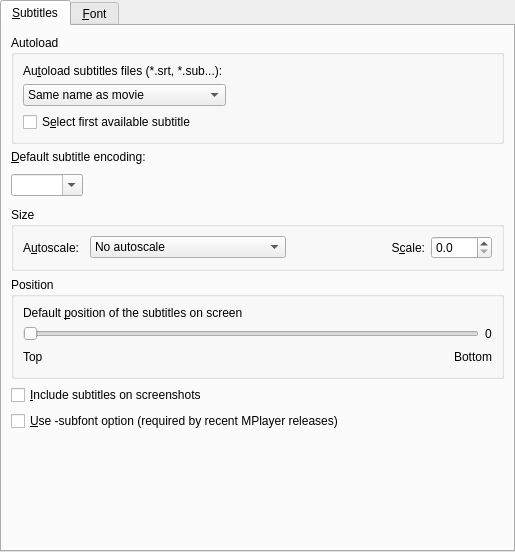
<ui version="4.0" >
 <class>PrefSubtitles</class>
 <widget class="QWidget" name="PrefSubtitles" >
  <property name="geometry" >
   <rect>
    <x>0</x>
    <y>0</y>
    <width>515</width>
    <height>552</height>
   </rect>
  </property>
  <property name="windowTitle" >
   <string/>
  </property>
  <property name="windowIcon" >
   <iconset/>
  </property>
  <layout class="QVBoxLayout" >
   <property name="margin" >
    <number>0</number>
   </property>
   <property name="spacing" >
    <number>0</number>
   </property>
   <item>
    <widget class="QTabWidget" name="subtitles_tab" >
     <property name="currentIndex" >
      <number>0</number>
     </property>
     <widget class="QWidget" name="tab" >
      <attribute name="title" >
       <string>&amp;Subtitles</string>
      </attribute>
      <layout class="QVBoxLayout" >
       <property name="margin" >
        <number>9</number>
       </property>
       <property name="spacing" >
        <number>6</number>
       </property>
       <item>
        <widget class="QGroupBox" name="groupBox" >
         <property name="title" >
          <string>Autoload</string>
         </property>
         <layout class="QGridLayout" >
          <property name="margin" >
           <number>9</number>
          </property>
          <property name="spacing" >
           <number>6</number>
          </property>
          <item row="0" column="0" >
           <widget class="QLabel" name="textLabel5" >
            <property name="text" >
             <string>Au&amp;toload subtitles files (*.srt, *.sub...):</string>
            </property>
            <property name="wordWrap" >
             <bool>false</bool>
            </property>
            <property name="buddy" >
             <cstring>font_autoload_combo</cstring>
            </property>
           </widget>
          </item>
          <item row="2" column="0" colspan="2" >
           <widget class="QCheckBox" name="font_autoload_check" >
            <property name="text" >
             <string>S&amp;elect first available subtitle</string>
            </property>
           </widget>
          </item>
          <item row="1" column="0" >
           <widget class="QComboBox" name="font_autoload_combo" >
            <item>
             <property name="text" >
              <string>Same name as movie</string>
             </property>
            </item>
            <item>
             <property name="text" >
              <string>All subs containing movie name</string>
             </property>
            </item>
            <item>
             <property name="text" >
              <string>All subs in directory</string>
             </property>
            </item>
           </widget>
          </item>
          <item row="1" column="1" >
           <spacer>
            <property name="orientation" >
             <enum>Qt::Horizontal</enum>
            </property>
            <property name="sizeType" >
             <enum>QSizePolicy::Expanding</enum>
            </property>
            <property name="sizeHint" >
             <size>
              <width>131</width>
              <height>21</height>
             </size>
            </property>
           </spacer>
          </item>
         </layout>
        </widget>
       </item>
       <item>
        <widget class="QLabel" name="textLabel4" >
         <property name="text" >
          <string>&amp;Default subtitle encoding:</string>
         </property>
         <property name="wordWrap" >
          <bool>false</bool>
         </property>
         <property name="buddy" >
          <cstring>font_encoding_combo</cstring>
         </property>
        </widget>
       </item>
       <item>
        <layout class="QHBoxLayout" >
         <property name="margin" >
          <number>0</number>
         </property>
         <property name="spacing" >
          <number>6</number>
         </property>
         <item>
          <widget class="MyComboBox" name="font_encoding_combo" >
           <property name="sizePolicy" >
            <sizepolicy>
             <hsizetype>5</hsizetype>
             <vsizetype>0</vsizetype>
             <horstretch>0</horstretch>
             <verstretch>0</verstretch>
            </sizepolicy>
           </property>
           <property name="editable" >
            <bool>true</bool>
           </property>
          </widget>
         </item>
         <item>
          <spacer>
           <property name="orientation" >
            <enum>Qt::Horizontal</enum>
           </property>
           <property name="sizeType" >
            <enum>QSizePolicy::Expanding</enum>
           </property>
           <property name="sizeHint" >
            <size>
             <width>161</width>
             <height>31</height>
            </size>
           </property>
          </spacer>
         </item>
        </layout>
       </item>
       <item>
        <widget class="QGroupBox" name="groupBox_6" >
         <property name="title" >
          <string>Size</string>
         </property>
         <layout class="QHBoxLayout" >
          <property name="margin" >
           <number>9</number>
          </property>
          <property name="spacing" >
           <number>6</number>
          </property>
          <item>
           <widget class="QLabel" name="textLabel2_2" >
            <property name="text" >
             <string>A&amp;utoscale:</string>
            </property>
            <property name="wordWrap" >
             <bool>false</bool>
            </property>
            <property name="buddy" >
             <cstring>font_autoscale_combo</cstring>
            </property>
           </widget>
          </item>
          <item>
           <widget class="QComboBox" name="font_autoscale_combo" >
            <item>
             <property name="text" >
              <string>No autoscale</string>
             </property>
            </item>
            <item>
             <property name="text" >
              <string>Proportional to movie height</string>
             </property>
            </item>
            <item>
             <property name="text" >
              <string>Proportional to movie width</string>
             </property>
            </item>
            <item>
             <property name="text" >
              <string>Proportional to movie diagonal</string>
             </property>
            </item>
           </widget>
          </item>
          <item>
           <spacer>
            <property name="orientation" >
             <enum>Qt::Horizontal</enum>
            </property>
            <property name="sizeType" >
             <enum>QSizePolicy::Preferred</enum>
            </property>
            <property name="sizeHint" >
             <size>
              <width>71</width>
              <height>20</height>
             </size>
            </property>
           </spacer>
          </item>
          <item>
           <widget class="QLabel" name="scalelabel" >
            <property name="text" >
             <string>S&amp;cale:</string>
            </property>
            <property name="alignment" >
             <set>Qt::AlignRight|Qt::AlignTrailing|Qt::AlignVCenter</set>
            </property>
            <property name="buddy" >
             <cstring>font_text_scale</cstring>
            </property>
           </widget>
          </item>
          <item>
           <widget class="QDoubleSpinBox" name="font_text_scale" >
            <property name="decimals" >
             <number>1</number>
            </property>
            <property name="singleStep" >
             <double>0.200000000000000</double>
            </property>
           </widget>
          </item>
         </layout>
        </widget>
       </item>
       <item>
        <widget class="QGroupBox" name="groupBox_2" >
         <property name="title" >
          <string>Position</string>
         </property>
         <layout class="QVBoxLayout" >
          <property name="margin" >
           <number>9</number>
          </property>
          <property name="spacing" >
           <number>6</number>
          </property>
          <item>
           <widget class="QLabel" name="textLabel1_22" >
            <property name="text" >
             <string>Default &amp;position of the subtitles on screen</string>
            </property>
            <property name="alignment" >
             <set>Qt::AlignVCenter</set>
            </property>
            <property name="wordWrap" >
             <bool>true</bool>
            </property>
            <property name="buddy" >
             <cstring>sub_pos_slider</cstring>
            </property>
           </widget>
          </item>
          <item>
           <layout class="QHBoxLayout" >
            <property name="margin" >
             <number>0</number>
            </property>
            <property name="spacing" >
             <number>6</number>
            </property>
            <item>
             <widget class="QSlider" name="sub_pos_slider" >
              <property name="sizePolicy" >
               <sizepolicy>
                <hsizetype>7</hsizetype>
                <vsizetype>0</vsizetype>
                <horstretch>0</horstretch>
                <verstretch>0</verstretch>
               </sizepolicy>
              </property>
              <property name="minimum" >
               <number>0</number>
              </property>
              <property name="maximum" >
               <number>100</number>
              </property>
              <property name="pageStep" >
               <number>1</number>
              </property>
              <property name="orientation" >
               <enum>Qt::Horizontal</enum>
              </property>
             </widget>
            </item>
            <item>
             <widget class="QLabel" name="sub_pos_label" >
              <property name="text" >
               <string>0</string>
              </property>
              <property name="wordWrap" >
               <bool>false</bool>
              </property>
             </widget>
            </item>
           </layout>
          </item>
          <item>
           <layout class="QHBoxLayout" >
            <property name="margin" >
             <number>0</number>
            </property>
            <property name="spacing" >
             <number>6</number>
            </property>
            <item>
             <widget class="QLabel" name="textLabel2_9" >
              <property name="text" >
               <string>Top</string>
              </property>
              <property name="wordWrap" >
               <bool>false</bool>
              </property>
             </widget>
            </item>
            <item>
             <spacer>
              <property name="orientation" >
               <enum>Qt::Horizontal</enum>
              </property>
              <property name="sizeType" >
               <enum>QSizePolicy::Expanding</enum>
              </property>
              <property name="sizeHint" >
               <size>
                <width>131</width>
                <height>20</height>
               </size>
              </property>
             </spacer>
            </item>
            <item>
             <widget class="QLabel" name="textLabel3_5" >
              <property name="text" >
               <string>Bottom</string>
              </property>
              <property name="wordWrap" >
               <bool>false</bool>
              </property>
             </widget>
            </item>
           </layout>
          </item>
         </layout>
        </widget>
       </item>
       <item>
        <widget class="QCheckBox" name="subtitles_on_screeshots_check" >
         <property name="text" >
          <string>&amp;Include subtitles on screenshots</string>
         </property>
        </widget>
       </item>
       <item>
        <widget class="QCheckBox" name="subfont_check" >
         <property name="text" >
          <string>&amp;Use -subfont option (required by recent MPlayer releases)</string>
         </property>
        </widget>
       </item>
       <item>
        <spacer>
         <property name="orientation" >
          <enum>Qt::Vertical</enum>
         </property>
         <property name="sizeType" >
          <enum>QSizePolicy::Expanding</enum>
         </property>
         <property name="sizeHint" >
          <size>
           <width>20</width>
           <height>20</height>
          </size>
         </property>
        </spacer>
       </item>
      </layout>
     </widget>
     <widget class="QWidget" name="TabPage" >
      <attribute name="title" >
       <string>&amp;Font</string>
      </attribute>
      <layout class="QVBoxLayout" >
       <property name="margin" >
        <number>9</number>
       </property>
       <property name="spacing" >
        <number>6</number>
       </property>
       <item>
        <widget class="QGroupBox" name="groupBox_5" >
         <property name="title" >
          <string>Font</string>
         </property>
         <layout class="QGridLayout" >
          <property name="margin" >
           <number>9</number>
          </property>
          <property name="spacing" >
           <number>6</number>
          </property>
          <item row="1" column="0" >
           <widget class="QRadioButton" name="ttf_font_button" >
            <property name="text" >
             <string>&amp;TTF font:</string>
            </property>
           </widget>
          </item>
          <item row="1" column="1" >
           <widget class="QLineEdit" name="ttf_font_edit" >
            <property name="enabled" >
             <bool>false</bool>
            </property>
           </widget>
          </item>
          <item row="1" column="2" >
           <widget class="QPushButton" name="searchButton" >
            <property name="enabled" >
             <bool>false</bool>
            </property>
            <property name="text" >
             <string>Sea&amp;rch...</string>
            </property>
           </widget>
          </item>
          <item row="2" column="2" >
           <spacer>
            <property name="orientation" >
             <enum>Qt::Horizontal</enum>
            </property>
            <property name="sizeHint" >
             <size>
              <width>121</width>
              <height>20</height>
             </size>
            </property>
           </spacer>
          </item>
          <item row="2" column="0" >
           <widget class="QRadioButton" name="system_font_button" >
            <property name="text" >
             <string>S&amp;ystem font:</string>
            </property>
           </widget>
          </item>
          <item row="0" column="0" colspan="3" >
           <widget class="QLabel" name="textLabel1" >
            <property name="text" >
             <string>Select the font which will be used for subtitles (and OSD):</string>
            </property>
            <property name="wordWrap" >
             <bool>false</bool>
            </property>
           </widget>
          </item>
          <item row="2" column="1" >
           <widget class="MyFontComboBox" name="fontCombo" >
            <property name="enabled" >
             <bool>false</bool>
            </property>
            <property name="sizePolicy" >
             <sizepolicy>
              <hsizetype>5</hsizetype>
              <vsizetype>0</vsizetype>
              <horstretch>0</horstretch>
              <verstretch>0</verstretch>
             </sizepolicy>
            </property>
           </widget>
          </item>
         </layout>
        </widget>
       </item>
       <item>
        <widget class="QGroupBox" name="groupBox_7" >
         <property name="title" >
          <string>SSA/ASS library</string>
         </property>
         <layout class="QVBoxLayout" >
          <property name="margin" >
           <number>9</number>
          </property>
          <property name="spacing" >
           <number>6</number>
          </property>
          <item>
           <widget class="QLabel" name="textLabel1_13" >
            <property name="text" >
             <string>The new SSA/ASS library will provide nice styled subtitles for external SSA/ASS subtitles files and Matroska tracks. But it will be used too for rendering other formats like SUB and SRT files.</string>
            </property>
            <property name="alignment" >
             <set>Qt::AlignVCenter</set>
            </property>
            <property name="wordWrap" >
             <bool>true</bool>
            </property>
           </widget>
          </item>
          <item>
           <widget class="QCheckBox" name="font_ass_check" >
            <property name="text" >
             <string>&amp;Use SSA/ASS library for subtitle rendering</string>
            </property>
           </widget>
          </item>
          <item>
           <layout class="QHBoxLayout" >
            <property name="margin" >
             <number>0</number>
            </property>
            <property name="spacing" >
             <number>6</number>
            </property>
            <item>
             <widget class="QLabel" name="asscolor_label" >
              <property name="enabled" >
               <bool>false</bool>
              </property>
              <property name="text" >
               <string>&amp;Text color:</string>
              </property>
              <property name="wordWrap" >
               <bool>false</bool>
              </property>
              <property name="buddy" >
               <cstring>colorButton</cstring>
              </property>
             </widget>
            </item>
            <item>
             <widget class="QPushButton" name="colorButton" >
              <property name="enabled" >
               <bool>false</bool>
              </property>
              <property name="text" >
               <string/>
              </property>
             </widget>
            </item>
            <item>
             <spacer>
              <property name="orientation" >
               <enum>Qt::Horizontal</enum>
              </property>
              <property name="sizeType" >
               <enum>QSizePolicy::Preferred</enum>
              </property>
              <property name="sizeHint" >
               <size>
                <width>41</width>
                <height>31</height>
               </size>
              </property>
             </spacer>
            </item>
            <item>
             <widget class="QLabel" name="assbordercolor_label" >
              <property name="enabled" >
               <bool>false</bool>
              </property>
              <property name="text" >
               <string>&amp;Border color:</string>
              </property>
              <property name="wordWrap" >
               <bool>false</bool>
              </property>
              <property name="buddy" >
               <cstring>borderButton</cstring>
              </property>
             </widget>
            </item>
            <item>
             <widget class="QPushButton" name="borderButton" >
              <property name="enabled" >
               <bool>false</bool>
              </property>
              <property name="text" >
               <string/>
              </property>
             </widget>
            </item>
           </layout>
          </item>
          <item>
           <widget class="Line" name="ass_styles_line" >
            <property name="sizePolicy" >
             <sizepolicy>
              <hsizetype>7</hsizetype>
              <vsizetype>0</vsizetype>
              <horstretch>0</horstretch>
              <verstretch>0</verstretch>
             </sizepolicy>
            </property>
            <property name="frameShape" >
             <enum>QFrame::HLine</enum>
            </property>
            <property name="frameShadow" >
             <enum>QFrame::Sunken</enum>
            </property>
            <property name="orientation" >
             <enum>Qt::Horizontal</enum>
            </property>
           </widget>
          </item>
          <item>
           <widget class="QLabel" name="styles_desc_label" >
            <property name="enabled" >
             <bool>false</bool>
            </property>
            <property name="text" >
             <string>Here you can override styles for SSA/ASS subtitles. It can be also used for fine-tuning the rendering of SRT and SUB subtitles by the SSA/ASS library. Example: &lt;b>Bold=1,Outline=2,Shadow=4&lt;/b></string>
            </property>
            <property name="alignment" >
             <set>Qt::AlignVCenter</set>
            </property>
            <property name="wordWrap" >
             <bool>true</bool>
            </property>
           </widget>
          </item>
          <item>
           <layout class="QHBoxLayout" >
            <property name="margin" >
             <number>0</number>
            </property>
            <property name="spacing" >
             <number>6</number>
            </property>
            <item>
             <widget class="QLabel" name="ass_styles_label" >
              <property name="enabled" >
               <bool>false</bool>
              </property>
              <property name="text" >
               <string>St&amp;yles:</string>
              </property>
              <property name="wordWrap" >
               <bool>false</bool>
              </property>
              <property name="buddy" >
               <cstring>ass_styles_edit</cstring>
              </property>
             </widget>
            </item>
            <item>
             <widget class="QLineEdit" name="ass_styles_edit" >
              <property name="enabled" >
               <bool>false</bool>
              </property>
             </widget>
            </item>
           </layout>
          </item>
         </layout>
        </widget>
       </item>
       <item>
        <spacer>
         <property name="orientation" >
          <enum>Qt::Vertical</enum>
         </property>
         <property name="sizeHint" >
          <size>
           <width>20</width>
           <height>40</height>
          </size>
         </property>
        </spacer>
       </item>
      </layout>
     </widget>
    </widget>
   </item>
  </layout>
 </widget>
 <customwidgets>
  <customwidget>
   <class>MyFontComboBox</class>
   <extends>QFontComboBox</extends>
   <header>mycombobox.h</header>
  </customwidget>
  <customwidget>
   <class>MyComboBox</class>
   <extends>QComboBox</extends>
   <header>mycombobox.h</header>
  </customwidget>
 </customwidgets>
 <tabstops>
  <tabstop>subtitles_tab</tabstop>
  <tabstop>font_autoload_combo</tabstop>
  <tabstop>font_autoload_check</tabstop>
  <tabstop>font_encoding_combo</tabstop>
  <tabstop>sub_pos_slider</tabstop>
  <tabstop>subtitles_on_screeshots_check</tabstop>
  <tabstop>subfont_check</tabstop>
  <tabstop>font_ass_check</tabstop>
  <tabstop>colorButton</tabstop>
  <tabstop>borderButton</tabstop>
  <tabstop>ass_styles_edit</tabstop>
 </tabstops>
 <resources/>
 <connections>
  <connection>
   <sender>ttf_font_button</sender>
   <signal>toggled(bool)</signal>
   <receiver>ttf_font_edit</receiver>
   <slot>setEnabled(bool)</slot>
   <hints>
    <hint type="sourcelabel" >
     <x>83</x>
     <y>114</y>
    </hint>
    <hint type="destinationlabel" >
     <x>273</x>
     <y>114</y>
    </hint>
   </hints>
  </connection>
  <connection>
   <sender>ttf_font_button</sender>
   <signal>toggled(bool)</signal>
   <receiver>searchButton</receiver>
   <slot>setEnabled(bool)</slot>
   <hints>
    <hint type="sourcelabel" >
     <x>83</x>
     <y>114</y>
    </hint>
    <hint type="destinationlabel" >
     <x>456</x>
     <y>114</y>
    </hint>
   </hints>
  </connection>
  <connection>
   <sender>font_ass_check</sender>
   <signal>toggled(bool)</signal>
   <receiver>asscolor_label</receiver>
   <slot>setEnabled(bool)</slot>
   <hints>
    <hint type="sourcelabel" >
     <x>322</x>
     <y>98</y>
    </hint>
    <hint type="destinationlabel" >
     <x>76</x>
     <y>133</y>
    </hint>
   </hints>
  </connection>
  <connection>
   <sender>font_ass_check</sender>
   <signal>toggled(bool)</signal>
   <receiver>colorButton</receiver>
   <slot>setEnabled(bool)</slot>
   <hints>
    <hint type="sourcelabel" >
     <x>322</x>
     <y>98</y>
    </hint>
    <hint type="destinationlabel" >
     <x>199</x>
     <y>133</y>
    </hint>
   </hints>
  </connection>
  <connection>
   <sender>font_ass_check</sender>
   <signal>toggled(bool)</signal>
   <receiver>borderButton</receiver>
   <slot>setEnabled(bool)</slot>
   <hints>
    <hint type="sourcelabel" >
     <x>322</x>
     <y>98</y>
    </hint>
    <hint type="destinationlabel" >
     <x>569</x>
     <y>133</y>
    </hint>
   </hints>
  </connection>
  <connection>
   <sender>font_ass_check</sender>
   <signal>toggled(bool)</signal>
   <receiver>assbordercolor_label</receiver>
   <slot>setEnabled(bool)</slot>
   <hints>
    <hint type="sourcelabel" >
     <x>322</x>
     <y>98</y>
    </hint>
    <hint type="destinationlabel" >
     <x>446</x>
     <y>133</y>
    </hint>
   </hints>
  </connection>
  <connection>
   <sender>font_ass_check</sender>
   <signal>toggled(bool)</signal>
   <receiver>ass_styles_label</receiver>
   <slot>setEnabled(bool)</slot>
   <hints>
    <hint type="sourcelabel" >
     <x>322</x>
     <y>98</y>
    </hint>
    <hint type="destinationlabel" >
     <x>38</x>
     <y>244</y>
    </hint>
   </hints>
  </connection>
  <connection>
   <sender>font_ass_check</sender>
   <signal>toggled(bool)</signal>
   <receiver>ass_styles_edit</receiver>
   <slot>setEnabled(bool)</slot>
   <hints>
    <hint type="sourcelabel" >
     <x>322</x>
     <y>98</y>
    </hint>
    <hint type="destinationlabel" >
     <x>346</x>
     <y>244</y>
    </hint>
   </hints>
  </connection>
  <connection>
   <sender>font_ass_check</sender>
   <signal>toggled(bool)</signal>
   <receiver>styles_desc_label</receiver>
   <slot>setEnabled(bool)</slot>
   <hints>
    <hint type="sourcelabel" >
     <x>322</x>
     <y>98</y>
    </hint>
    <hint type="destinationlabel" >
     <x>322</x>
     <y>193</y>
    </hint>
   </hints>
  </connection>
  <connection>
   <sender>sub_pos_slider</sender>
   <signal>valueChanged(int)</signal>
   <receiver>sub_pos_label</receiver>
   <slot>setNum(int)</slot>
   <hints>
    <hint type="sourcelabel" >
     <x>252</x>
     <y>298</y>
    </hint>
    <hint type="destinationlabel" >
     <x>492</x>
     <y>299</y>
    </hint>
   </hints>
  </connection>
  <connection>
   <sender>system_font_button</sender>
   <signal>toggled(bool)</signal>
   <receiver>fontCombo</receiver>
   <slot>setEnabled(bool)</slot>
   <hints>
    <hint type="sourcelabel" >
     <x>74</x>
     <y>138</y>
    </hint>
    <hint type="destinationlabel" >
     <x>264</x>
     <y>138</y>
    </hint>
   </hints>
  </connection>
 </connections>
</ui>
